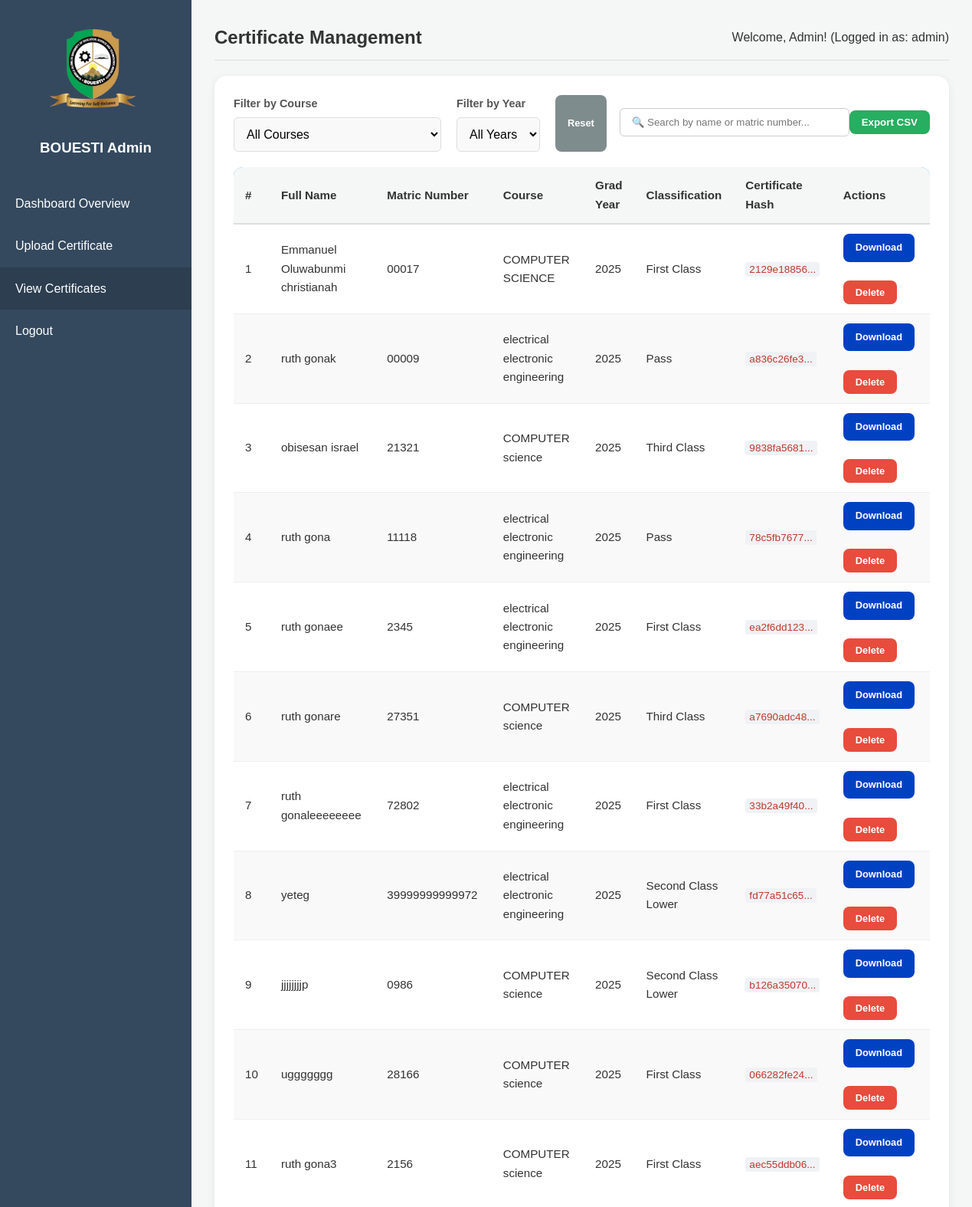
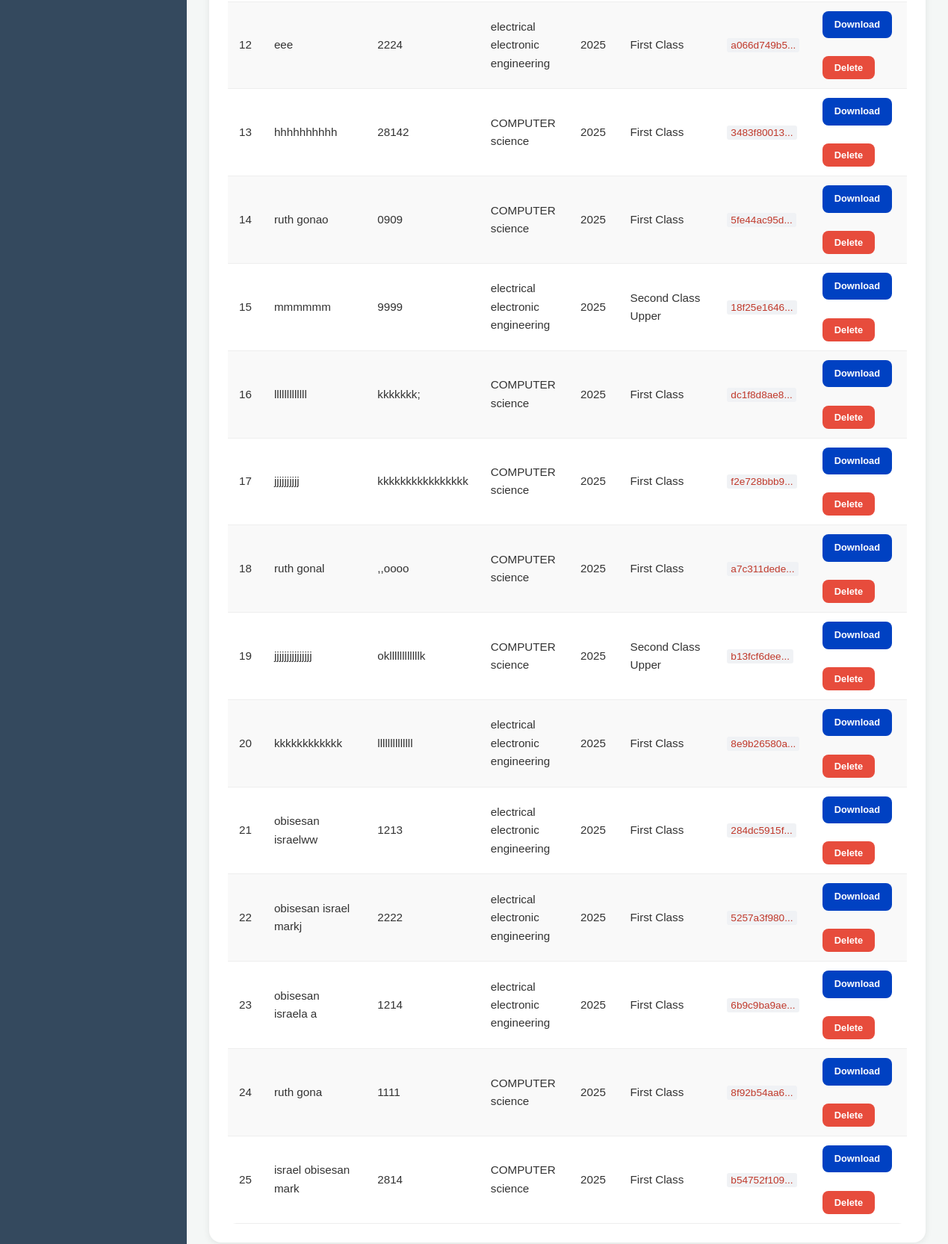
The app's page /view_certificates (signed in) with its own data (2 pictures, top to bottom).
### app.py (models this page shows, shortened)
class Admin(UserMixin, db.Model):
    id = db.Column(db.Integer, primary_key=True)
    username = db.Column(db.String(80), unique=True, nullable=False)
    password_hash = db.Column(db.String(120), nullable=False)

class Student(db.Model):
    id = db.Column(db.Integer, primary_key=True)
    full_name = db.Column(db.String(100), nullable=False)
    matric_number = db.Column(db.String(20), unique=True, nullable=False)
    date_of_award = db.Column(db.String(50))
    year_of_graduation = db.Column(db.String(10))
    honors = db.Column(db.String(50))
    course_of_study = db.Column(db.String(100), nullable=False, default='Computer Science')
    certificate_hash = db.Column(db.String(100), unique=True, nullable=False)
    certificate_path = db.Column(db.String(255))
    blockchain_tx_hash = db.Column(db.String(100))
    blockchain_block_number = db.Column(db.Integer)
    on_blockchain = db.Column(db.Boolean, default=False)

### app.py (the view)
@app.route('/view_certificates')
@login_required
def view_certificates():
    selected_course = request.args.get('course', '')
    selected_year = request.args.get('year', '')
    query = Student.query
    if selected_course:
        query = query.filter(Student.course_of_study == selected_course)
    if selected_year:
        query = query.filter(Student.year_of_graduation == selected_year)
    students = query.order_by(Student.id.desc()).all()
    unique_courses = db.session.query(Student.course_of_study).distinct().order_by(Student.course_of_study).all()
    unique_years = db.session.query(Student.year_of_graduation).distinct().order_by(Student.year_of_graduation.desc()).all()
    unique_courses = [c[0] for c in unique_courses]
    unique_years = [y[0] for y in unique_years]
    return render_template('view_certificates.html',
                           students=students,
                           unique_courses=unique_courses,
                           unique_years=unique_years,
                           selected_course=selected_course,
                           selected_year=selected_year)

### app.py (called while the page is built)
@login_manager.user_loader
def load_user(user_id):
    return Admin.query.get(int(user_id))

### templates/view_certificates.html (shortened to what this page needs)
{% extends "dashboard_base.html" %}
{% block content_header %}Certificate Management{% endblock %}
{% block content %}
<div class="view-container">
    <div class="filter-controls">
        <form action="{{ url_for('view_certificates') }}" method="GET" style="display: flex; gap: 20px; flex-wrap: wrap;">
            <div class="input-field">
                <label for="course">Filter by Course</label>
                <select id="course" name="course" onchange="this.form.submit()" class="filter-select">
                    <option value="">All Courses</option>
                </select>
            </div>
            <div class="input-field">
                <label for="year">Filter by Year</label>
                <select id="year" name="year" onchange="this.form.submit()" class="filter-select">
                    <option value="">All Years</option>
                </select>
            </div>
            <a href="{{ url_for('view_certificates') }}" class="btn-action" style="background-color: #7f8c8d;">Reset</a>
        </form>
        <div class="table-header-controls">
            <input type="text" id="searchInput" placeholder="🔍 Search by name or matric number...">
            <button class="btn-primary">Export CSV</button>
        </div>
    </div>
    {% if students | length == 0 %}
        <div class="alert alert-info">
            No certificate records found. Please upload new certificate records.
        </div>
    {% else %}
        <div class="table-responsive">
            <table class="certificate-table">
                <thead>
                    <tr>
                        <th>#</th>
                        <th>Full Name</th>
                        <th>Matric Number</th>
                        <th>Course</th>
                        <th>Grad Year</th>
                        <th>Classification</th>
                        <th>Certificate Hash</th>
                        <th>Actions</th>
                    </tr>
                </thead>
                <tbody>
                    {% for student in students %}
                    <tr>
                        <td>{{ loop.index }}</td>
                        <td>{{ student.full_name }}</td>
                        <td>{{ student.matric_number }}</td>
                        <td>{{ student.course_of_study }}</td>
                        <td>{{ student.year_of_graduation }}</td>
                        <td>{{ student.honors }}</td>
                        <td><code title="{{ student.certificate_hash }}">{{ student.certificate_hash[:10] }}...</code></td>
                        <td>
                            <a href="{{ url_for('download_certificate', student_id=student.id) }}" class="btn-action btn-download">Download</a><br><br>
                            <form action="{{ url_for('delete_certificate', student_id=student.id) }}" method="POST" onsubmit="return confirm('Delete record for {{ student.full_name }}? This cannot be undone.');" style="display:inline-block;">
                                <button type="submit" class="btn-action btn-delete">Delete</button>
                            </form>
                        </td>
                    </tr>
                    {% endfor %}
                </tbody>
            </table>
        </div>
    {% endif %}
</div>
{% endblock %}

### templates/dashboard_base.html (shortened to what this page needs)
<!DOCTYPE html>
<html lang="en">
<head>
    <link rel="stylesheet" href="{{ url_for('static', filename='css/style.css') }}">
</head>
<body>
    <div class="dashboard-layout">
        <aside class="sidebar"><div class="a-logo">
            <img src="{{ url_for('static', filename='images/admin logo.png') }}" alt="University Logo">
        </div>
            <h3 style="text-align: center; margin-bottom: 30px;">BOUESTI Admin</h3>
            <div class="sidebar-links">
                <a href="{{ url_for('dashboard_home') }}" class="{% if request.endpoint == 'dashboard_home' %}active{% endif %}">Dashboard Overview</a>
                <a href="{{ url_for('upload_certificate_page') }}" class="{% if request.endpoint == 'upload_certificate_page' %}active{% endif %}">Upload Certificate</a>
                <a href="{{ url_for('view_certificates') }}" class="{% if request.endpoint == 'view_certificates' %}active{% endif %}">View Certificates</a>
                <a href="{{ url_for('logout') }}" class="logout-link">Logout</a>
            </div>
        </aside>
        <div class="main-content">
            <div class="content-header">
                <h2>{% block content_header %}Dashboard{% endblock %}</h2>
                <p>Welcome, Admin! (Logged in as: {{ current_user.username }})</p>
            </div>
            {% block content %}
            {% endblock %}
        </div>
    </div>
</body>
</html>

### static/css/style.css (style rules this page uses)
:root { --color-primary: #388e3c; --color-text-dark: #333; --color-background-light: #f0f2f5; }
* { box-sizing: border-box; margin: 0; padding: 0; font-family: Arial, sans-serif; }
body { background-color: var(--color-background-light); color: var(--color-text-dark); line-height: 1.6; }
.btn-primary { background-color: var(--color-primary); color: white; text-decoration: none; padding: 15px 30px; border-radius: 5px; font-weight: bold; display: inline-block; transition: background-color 0.3s; border: none; cursor: pointer; }
.a-logo img { height: 150px; margin-left: 40px; text-align: center; }
.input-field label { display: block; margin-bottom: 5px; font-weight: bold; color: #555; }
.input-field input, .input-field select { width: 100%; padding: 12px; border: 1px solid #ddd; border-radius: 6px; font-size: 1rem; box-sizing: border-box; transition: border-color 0.3s; }
.view-container { background: white; padding: 30px; border-radius: 8px; box-shadow: 0 4px 12px rgba(0,0,0,0.08); }
.table-header-controls { display: flex; justify-content: space-between; align-items: center; margin-bottom: 20px; }
#searchInput { padding: 10px 15px; border: 1px solid #ccc; border-radius: 6px; width: 300px; }
.table-responsive { overflow-x: auto; }
.certificate-table { width: 100%; border-collapse: collapse; font-size: 0.95rem; }
.certificate-table thead th { background-color: #f4f7f6; color: #333; font-weight: 600; padding: 12px 15px; text-align: left; border-bottom: 2px solid #ddd; }
.certificate-table tbody td { padding: 12px 15px; border-bottom: 1px solid #eee; }
.certificate-table tbody td code { background-color: #f0f2f5; padding: 2px 5px; border-radius: 3px; font-size: 0.85rem; color: #c0392b; }
.btn-action { padding: 6px 10px; border: none; border-radius: 4px; cursor: pointer; font-size: 0.8rem; transition: background-color 0.2s; }
.btn-delete { background-color: #e74c3c; color: white; }
.btn-download { background-color: #3498db; color: white; text-decoration: none; padding: 6px 10px; border-radius: 4px; margin-right: 5px; }

### templates/dashboard_base.html (style rules this page uses)
.dashboard-layout { display: flex; min-height: 100vh; }
.sidebar { width: 250px; background-color: #34495e; color: white; padding-top: 20px; flex-shrink: 0; }
.sidebar-links a { display: block; padding: 15px 20px; text-decoration: none; color: white; transition: background-color 0.2s; }
.sidebar-links a:hover, .sidebar-links a.active { background-color: #2c3e50; }
.main-content { flex-grow: 1; padding: 30px; background-color: #f4f7f6; }
.content-header { margin-bottom: 20px; border-bottom: 1px solid #ddd; padding-bottom: 10px; display: flex; justify-content: space-between; align-items: center; }

### templates/view_certificates.html (style rules this page uses)
.view-container { background: var(--container-bg, #fff); padding: 25px; border-radius: 16px; box-shadow: 0 2px 10px rgba(0,0,0,0.08); animation: fadeIn 0.3s ease-in-out; }
.filter-controls { display: flex; flex-wrap: wrap; gap: 15px; align-items: flex-end; justify-content: space-between; }
.input-field label { display: block; font-weight: 600; color: #555; margin-bottom: 6px; font-size: 0.9rem; }
.filter-select { padding: 8px 12px; border: 1px solid #ccc; border-radius: 8px; background: #f9f9f9; transition: all 0.2s; }
.btn-action, .btn-primary { border: none; padding: 8px 16px; border-radius: 8px; cursor: pointer; text-decoration: none; font-weight: 600; transition: all 0.2s ease; display: inline-flex; align-items: center; justify-content: center; }
.btn-primary { background: #27ae60; color: white; }
.btn-action { background: #3498db; color: white; }
.btn-delete { background: #e74c3c !important; }
.btn-download { background: #0041c2 !important; }
.table-header-controls input { padding: 8px 12px; border-radius: 8px; border: 1px solid #ccc; min-width: 250px; transition: all 0.3s; }
.table-responsive { margin-top: 20px; overflow-x: auto; border-radius: 12px; }
.certificate-table { width: 100%; border-collapse: collapse; font-size: 0.95rem; }
.certificate-table thead { background: #3498db; color: white; }
.certificate-table th, .certificate-table td { text-align: left; padding: 12px 15px; }
.certificate-table tbody tr:nth-child(even) { background: #f9f9f9; }

### records on screen
Admin: username "admin"
Student: full_name "Emmanuel Oluwabunmi christianah", matric_number "00017", course_of_study "COMPUTER SCIENCE", year_of_graduation "2025", honors "First Class", certificate_hash "2129e18856"
Student: full_name "ruth gonak", matric_number "00009", course_of_study "electrical electronic engineering", year_of_graduation "2025", honors "Pass", certificate_hash "a836c26fe3"
Student: full_name "obisesan israel", matric_number "21321", course_of_study "COMPUTER science", year_of_graduation "2025", honors "Third Class", certificate_hash "9838fa5681"
Student: full_name "ruth gona", matric_number "11118", course_of_study "electrical electronic engineering", year_of_graduation "2025", honors "Pass", certificate_hash "78c5fb7677"
Student: full_name "ruth gonaee", matric_number "2345", course_of_study "electrical electronic engineering", year_of_graduation "2025", honors "First Class", certificate_hash "ea2f6dd123"
Student: full_name "ruth gonare", matric_number "27351", course_of_study "COMPUTER science", year_of_graduation "2025", honors "Third Class", certificate_hash "a7690adc48"
Student: full_name "ruth gonaleeeeeeee", matric_number "72802", course_of_study "electrical electronic engineering", year_of_graduation "2025", honors "First Class", certificate_hash "33b2a49f40"
Student: full_name "yeteg", matric_number "39999999999972", course_of_study "electrical electronic engineering", year_of_graduation "2025", honors "Second Class Lower", certificate_hash "fd77a51c65"
Student: full_name "jjjjjjjjp", matric_number "0986", course_of_study "COMPUTER science", year_of_graduation "2025", honors "Second Class Lower", certificate_hash "b126a35070"
Student: full_name "uggggggg", matric_number "28166", course_of_study "COMPUTER science", year_of_graduation "2025", honors "First Class", certificate_hash "066282fe24"
Student: full_name "ruth gona3", matric_number "2156", course_of_study "COMPUTER science", year_of_graduation "2025", honors "First Class", certificate_hash "aec55ddb06"
Student: full_name "eee", matric_number "2224", course_of_study "electrical electronic engineering", year_of_graduation "2025", honors "First Class", certificate_hash "a066d749b5"
Student: full_name "hhhhhhhhhh", matric_number "28142", course_of_study "COMPUTER science", year_of_graduation "2025", honors "First Class", certificate_hash "3483f80013"
Student: full_name "ruth gonao", matric_number "0909", course_of_study "COMPUTER science", year_of_graduation "2025", honors "First Class", certificate_hash "5fe44ac95d"
Student: full_name "mmmmmm", matric_number "9999", course_of_study "electrical electronic engineering", year_of_graduation "2025", honors "Second Class Upper", certificate_hash "18f25e1646"
Student: full_name "lllllllllllll", matric_number "kkkkkkk;", course_of_study "COMPUTER science", year_of_graduation "2025", honors "First Class", certificate_hash "dc1f8d8ae8"
Student: full_name "jjjjjjjjjj", matric_number "kkkkkkkkkkkkkkkk", course_of_study "COMPUTER science", year_of_graduation "2025", honors "First Class", certificate_hash "f2e728bbb9"
Student: full_name "ruth gonal", matric_number ",,oooo", course_of_study "COMPUTER science", year_of_graduation "2025", honors "First Class", certificate_hash "a7c311dede"
Student: full_name "jjjjjjjjjjjjjjj", matric_number "okllllllllllllk", course_of_study "COMPUTER science", year_of_graduation "2025", honors "Second Class Upper", certificate_hash "b13fcf6dee"
Student: full_name "kkkkkkkkkkkk", matric_number "llllllllllllll", course_of_study "electrical electronic engineering", year_of_graduation "2025", honors "First Class", certificate_hash "8e9b26580a"
Student: full_name "obisesan israelww", matric_number "1213", course_of_study "electrical electronic engineering", year_of_graduation "2025", honors "First Class", certificate_hash "284dc5915f"
Student: full_name "obisesan israel markj", matric_number "2222", course_of_study "electrical electronic engineering", year_of_graduation "2025", honors "First Class", certificate_hash "5257a3f980"
Student: full_name "obisesan israela a", matric_number "1214", course_of_study "electrical electronic engineering", year_of_graduation "2025", honors "First Class", certificate_hash "6b9c9ba9ae"
Student: full_name "ruth gona", matric_number "1111", course_of_study "COMPUTER science", year_of_graduation "2025", honors "First Class", certificate_hash "8f92b54aa6"
Student: full_name "israel obisesan mark", matric_number "2814", course_of_study "COMPUTER science", year_of_graduation "2025", honors "First Class", certificate_hash "b54752f109"
